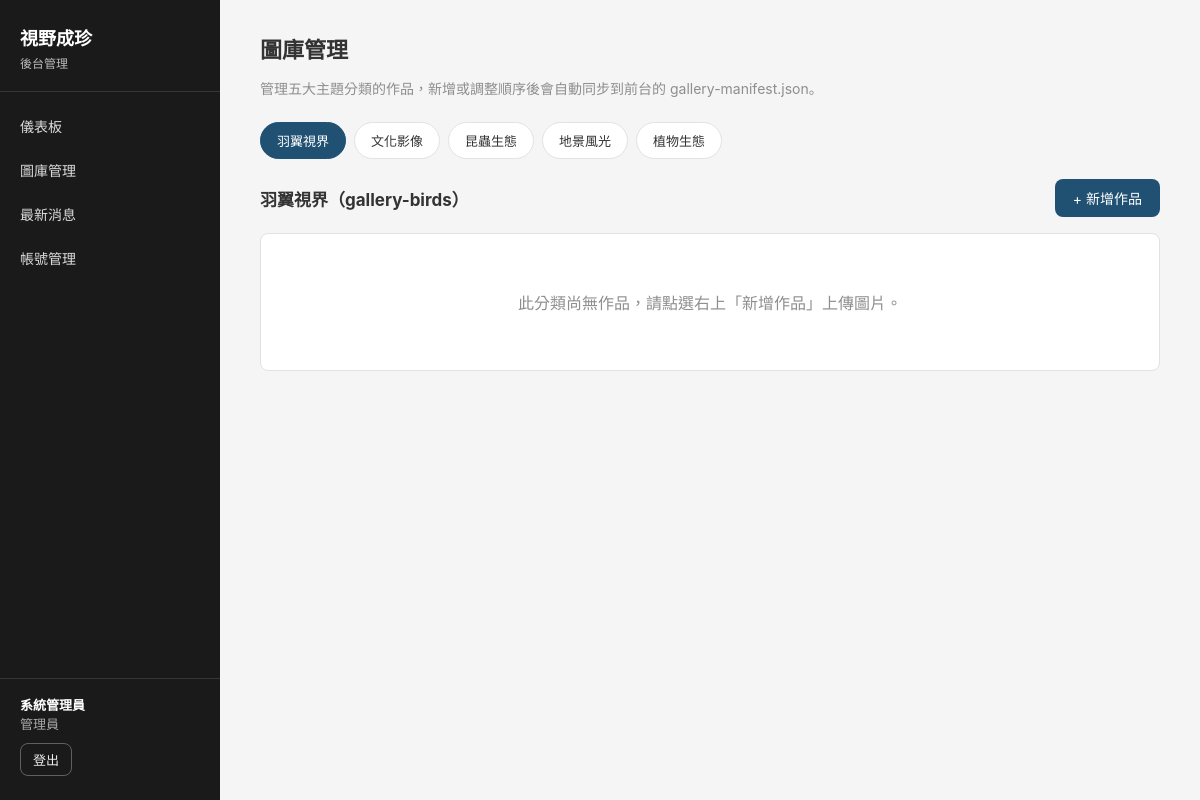
The app's page /gallery/list.php (signed in) with its own data.
### tables this page shows
CREATE TABLE IF NOT EXISTS gallery_categories (
    id INT UNSIGNED AUTO_INCREMENT PRIMARY KEY,
    slug VARCHAR(30) NOT NULL UNIQUE,
    folder VARCHAR(50) NOT NULL UNIQUE,
    manifest_key VARCHAR(50) NOT NULL,
    name_zh VARCHAR(50) NOT NULL,
    name_en VARCHAR(50) NOT NULL,
    sort_order INT NOT NULL DEFAULT 0
);

### includes/functions.php (called while the page is built, shortened)
<?php
function h($value)
{
    return htmlspecialchars((string)($value ?? ''), ENT_QUOTES, 'UTF-8');
}
function adminUrl($path = '')
{
    return '/admin/' . ltrim($path, '/');
}

### gallery/list.php (the view, shortened to what this page needs)
<?php
require_once __DIR__ . '/../includes/bootstrap.php';
$categories = $pdo->query('SELECT * FROM gallery_categories ORDER BY sort_order ASC')->fetchAll();
$activeSlug = isset($_GET['category']) ? $_GET['category'] : $categories[0]['slug'];
$activeCategory = null;
foreach ($categories as $cat) {
    if ($cat['slug'] === $activeSlug) {
        $activeCategory = $cat;
        break;
    }
}
$stmt = $pdo->prepare('SELECT * FROM gallery_photos WHERE category_id = ? ORDER BY sort_order ASC, id ASC');
$stmt->execute([$activeCategory['id']]);
$photos = $stmt->fetchAll();
require __DIR__ . '/../includes/layout_start.php';
?>
<h1>圖庫管理</h1>
<p class="admin-subtitle">管理五大主題分類的作品，新增或調整順序後會自動同步到前台的 gallery-manifest.json。</p>
<div class="admin-tabs">
    <?php foreach ($categories as $cat) { ?>
        <a class="admin-tab <?php echo $cat['slug'] === $activeSlug ? 'active' : ''; ?>"
           href="<?php echo adminUrl('gallery/list.php?category=' . urlencode($cat['slug'])); ?>">
            <?php echo h($cat['name_zh']); ?>
        </a>
    <?php } ?>
</div>
<div class="admin-toolbar">
    <h2 style="margin:0;"><?php echo h($activeCategory['name_zh']); ?>（<?php echo h($activeCategory['folder']); ?>）</h2>
    <a class="btn" href="<?php echo adminUrl('gallery/form.php?category=' . urlencode($activeSlug)); ?>">+ 新增作品</a>
</div>
<div class="admin-card" style="padding:0;">
    <?php if (!$photos) { ?>
        <p class="empty-state">此分類尚無作品，請點選右上「新增作品」上傳圖片。</p>
    <?php } ?>
</div>
<?php require __DIR__ . '/../includes/layout_end.php'; ?>

### assets/admin.css (style rules this page uses)
:root { --primary-dark: #1A1A1A; --bg-light: #F5F5F5; --text-main: #333333; --text-muted: #8E8E8E; --accent: #205072; --accent-soft: #e8eef2; --danger: #b3261e; --success: #1e6b3a; --radius: 8px; --border: #e2e2e2; }
* { box-sizing: border-box; }
body { margin: 0; font-family: -apple-system, "Segoe UI", "Noto Sans TC", "Microsoft JhengHei", sans-serif; background: var(--bg-light); color: var(--text-main); }
a { color: var(--accent); text-decoration: none; }
h1 { font-size: 22px; margin: 0 0 6px; }
h2 { font-size: 17px; margin: 0 0 16px; }
.admin-subtitle { color: var(--text-muted); margin-bottom: 24px; font-size: 14px; }
.admin-card { background: #fff; border: 1px solid var(--border); border-radius: var(--radius); padding: 24px; margin-bottom: 24px; }
.admin-toolbar { display: flex; justify-content: space-between; align-items: center; margin-bottom: 16px; gap: 12px; flex-wrap: wrap; }
.admin-tabs { display: flex; gap: 8px; flex-wrap: wrap; margin-bottom: 20px; }
.admin-tab { padding: 8px 16px; border-radius: 999px; border: 1px solid var(--border); background: #fff; color: var(--text-main); font-size: 13px; cursor: pointer; }
.admin-tab.active, .admin-tab:hover { background: var(--accent); color: #fff; border-color: var(--accent); text-decoration: none; }
.btn { display: inline-block; background: var(--accent); color: #fff; border: none; padding: 9px 18px; border-radius: var(--radius); font-size: 14px; cursor: pointer; }
.empty-state { color: var(--text-muted); padding: 40px 0; text-align: center; }

### records on screen
gallery_categories: name_zh "羽翼視界", folder "gallery-birds"
gallery_categories: name_zh "文化影像"
gallery_categories: name_zh "昆蟲生態"
gallery_categories: name_zh "地景風光"
gallery_categories: name_zh "植物生態"

### other values on screen
$user['display_name'] "系統管理員"
